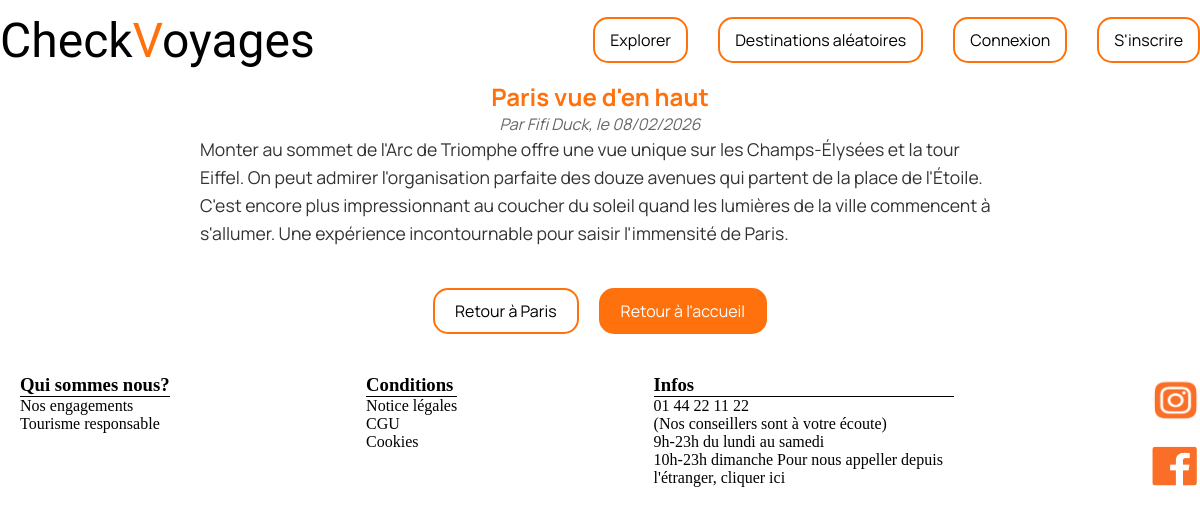
The app's page /article.php?id=5 with its own data.
### tables this page shows
CREATE TABLE IF NOT EXISTS article(
	id_article INT PRIMARY KEY AUTO_INCREMENT NOT NULL,
    title VARCHAR(100) NOT NULL,
    thumbnail VARCHAR(255),
    content TEXT NOT NULL,
    creation_date DATETIME NOT NULL,
    id_user INT, 
    id_destination INT NOT NULL 
);

CREATE TABLE IF NOT EXISTS `user`(
	id_user INT PRIMARY KEY AUTO_INCREMENT NOT NULL,
    lastname VARCHAR(50) NOT NULL,
    firstname VARCHAR(50) NOT NULL,
    thumbnail VARCHAR(255),
    psswrd VARCHAR(100) NOT NULL,
    email VARCHAR(50) NOT NULL UNIQUE,
    login VARCHAR(50) NOT NULL UNIQUE
);

CREATE TABLE IF NOT EXISTS destination(
	id_destination INT PRIMARY KEY AUTO_INCREMENT NOT NULL,
    id_destinationGroup INT NOT NULL,
    title VARCHAR(100) NOT NULL UNIQUE,
    content TEXT NOT NULL,
    thumbnail VARCHAR(255),
    publication_date DATETIME NOT NULL
);

### Model/ArticleModel.php (called while the page is built, shortened)
<?php
class Article {
    private ?int $id_article;
    private ?PDO $bdd;
    public function __construct(?PDO $bdd) {
        $this->bdd = $bdd;
    }
    public function getIdArticle(): ?int {
        return $this->id_article;
    }
    public function setIdArticle(?int $id_article): Article {
        $this->id_article = $id_article;
        return $this;
    }
    public function getBDD(): ?PDO {
        return $this->bdd;
    }
    public function readArticleById(): array {
        try {
            $query = $this->getBDD()->prepare('
                SELECT a.id_article, a.title, a.content, a.thumbnail, a.creation_date, a.id_user, a.id_destination,
                       u.firstname, u.lastname, d.title as destination_title
                FROM article a
                LEFT JOIN user u ON a.id_user = u.id_user
                JOIN destination d ON a.id_destination = d.id_destination
                WHERE a.id_article = ?
            ');
            $id = $this->getIdArticle();
            $query->bindParam(1, $id, PDO::PARAM_INT);
            $query->execute();
            return $query->fetch(PDO::FETCH_ASSOC) ?: [];
        } catch (Exception $error) {
            die($error->getMessage());
        }
    }
}
?>

### View/view_article.php (the view, shortened to what this page needs)
<?php
class ArticleView {
    public function renderArticle(array $article): string {
        $title = $article['title'];
        $content = nl2br($article['content']);
        $date = date('d/m/Y', strtotime($article['creation_date']));
        $author = (!empty($article['firstname']) || !empty($article['lastname']))
            ? $article['firstname'] . ' ' . $article['lastname']
            : "Auteur inconnu";
        $destId = $article['id_destination'];
        $destTitle = $article['destination_title'];
            $imageHtml = "";
            return "
            <article style='max-width: 800px; margin: 20px auto; font-family: \"Manrope\", sans-serif; padding: 0 20px;'>
                <h1 style='color: rgb(255 113 12); text-align: center;'>$title</h1>
                <p style='text-align: center; color: #666; font-style: italic;'>
                    Par $author, le $date
                </p>
                $imageHtml
                <div style='line-height: 1.6; font-size: 1.1rem; color: #333;'>
                    $content
                </div>
                <div style='margin-top: 40px; text-align: center; display: flex; justify-content: center; gap: 20px;'>
                    <a href='destination.php?id=$destId' style='text-decoration: none; color: black; border: solid 2px rgb(255 113 12); border-radius: 15px; padding: 10px 20px;'>Retour à $destTitle</a>
                    <a href='index.php' style='text-decoration: none; color: white; background-color: rgb(255 113 12); border: solid 2px rgb(255 113 12); border-radius: 15px; padding: 10px 20px;'>Retour à l'accueil</a>
                </div>
            </article>
            ";
    }
}

### src/style/style-index.css (style rules this page uses)
* { margin: 0; padding: 0; }
html { scroll-behavior: smooth; }
.container-footer h3 { border-bottom: 1px solid; }
.container-footer p { max-width: 300px; }
.icons-social img { object-fit: cover; max-width:50px; height: 50px; }
.icons-social { display: flex; flex-direction: column; gap: 1rem; }

### records on screen
article: title "Paris vue d'en haut", id_user.lastname "Fifi Duck", creation_date "08/02/2026", content "Monter au sommet de l'Arc de Triomphe offre une vue unique sur les Champs-Élysées et la tour Eiffel. On peut admirer l'organisation parfaite des douze avenues qui partent de la place de l'Étoile. C'est encore plus impressionnant au coucher du soleil quand les lumières de la ville commencent à s'allumer. Une expérience incontournable pour saisir l'immensité de Paris.", id_destination.title "Paris"

### other values on screen
$this->getWhoAreWe() "Qui sommes nous? Nos engagements Tourisme responsable"
$this->getConditions() "Conditions Notice légales CGU Cookies"
$this->getInfos() "Infos 01 44 22 11 22 (Nos conseillers sont à votre écoute) 9h-23h du lundi au samedi 10h-23h dimanche Pour nous appeller depuis l'étranger, cliquer ici"
